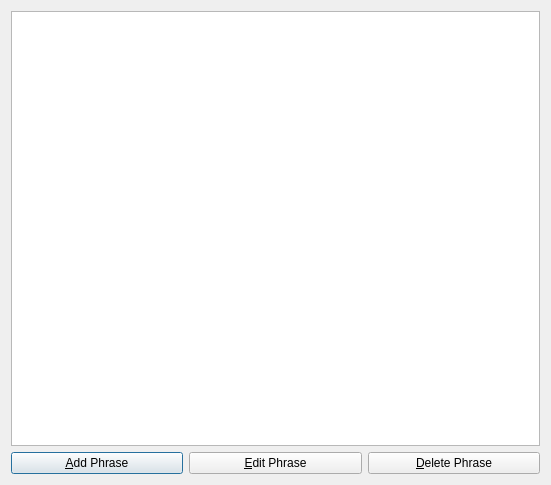
<?xml version="1.0" encoding="UTF-8"?>
<ui version="4.0">
 <class>DictionaryDialog</class>
 <widget class="QDialog" name="DictionaryDialog">
  <property name="geometry">
   <rect>
    <x>0</x>
    <y>0</y>
    <width>551</width>
    <height>485</height>
   </rect>
  </property>
  <property name="windowTitle">
   <string>Dictionary</string>
  </property>
  <layout class="QVBoxLayout" name="verticalLayout">
   <item>
    <widget class="QTableView" name="dictionaryTableView">
     <property name="selectionBehavior">
      <enum>QAbstractItemView::SelectRows</enum>
     </property>
    </widget>
   </item>
   <item>
    <layout class="QHBoxLayout" name="horizontalLayout">
     <item>
      <widget class="QPushButton" name="addPhrasePushButton">
       <property name="text">
        <string>&amp;Add Phrase</string>
       </property>
      </widget>
     </item>
     <item>
      <widget class="QPushButton" name="editPhrasePushButton">
       <property name="text">
        <string>&amp;Edit Phrase</string>
       </property>
      </widget>
     </item>
     <item>
      <widget class="QPushButton" name="deletePhrasePushButton">
       <property name="text">
        <string>&amp;Delete Phrase</string>
       </property>
      </widget>
     </item>
    </layout>
   </item>
  </layout>
 </widget>
 <resources/>
 <connections/>
</ui>
